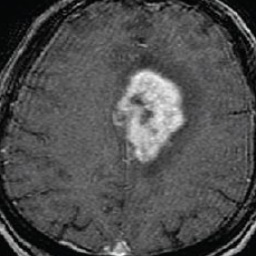
#> input picture scans/BT (1).tif, 256 x 256 px
$ python -i preprocess.py   (imports and definitions only)
#> lines starting #> are read from the running program, lines starting #| are printed output that depends on the picture; after the words box and inside, x2 and y2 are one past the last pixel; in counts of white or black regions, pixels touching at a corner belong together
#> further down, picture is the input picture: shape (256, 256, 3); mean B, G, R 79, 79, 78.9
import numpy as np
import os
import cv2
import imutils
import numpy as np
from keras.preprocessing import image
from matplotlib import pyplot as plt

def crop_image(img):

    #convert the images to greyscale and add a slight guassian blur
    gray = cv2.cvtColor(img,cv2.COLOR_BGR2GRAY)
    blurred = cv2.GaussianBlur(gray, (5,5), 0)

    #threshold the image and perform erosions and dilations to remove noise
    thresh = cv2.threshold(gray,45,255,cv2.THRESH_BINARY)[1]
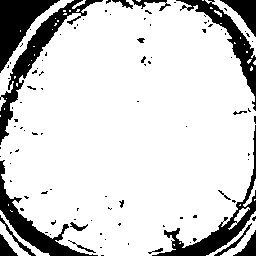
#> thresh: shape (256, 256); 83.1% white; 103 black regions (84 under 20 px), largest, box (x1, y1, x2, y2) and area: (0, 0, 103, 145) 2068, (0, 0, 60, 73) 1862, (152, 125, 256, 256) 1768
    thresh = cv2.erode(thresh, None, iterations=2)
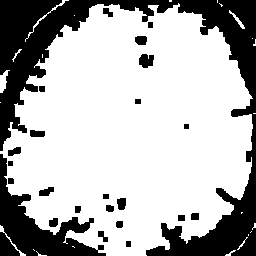
#> thresh: shape (256, 256); 71% white; 24 black regions, largest, box (x1, y1, x2, y2) and area: (0, 0, 256, 256) 14039, (0, 154, 106, 256) 3675, (139, 54, 154, 68) 163
    thresh = cv2.dilate(thresh, None, iterations=2)
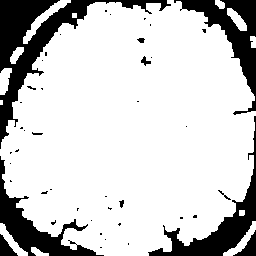
#> thresh: shape (256, 256); 80.1% white; 45 black regions (34 under 20 px)

    #detect contours in the threshold image, then get the largest one we can find.
    cnts = cv2.findContours(thresh.copy(), cv2.RETR_EXTERNAL, cv2.CHAIN_APPROX_SIMPLE)
#> cnts = 13 contours, 2 with area under 20; largest, box (x1, y1, x2, y2) and area: (0, 0, 256, 256) 50274, (23, 0, 71, 44) 380, (223, 221, 256, 256) 249, (0, 223, 28, 256) 242, (0, 68, 12, 95) 197
    cnts = imutils.grab_contours(cnts)
    c = max(cnts, key=cv2.contourArea)
#> c = contour of 529 points, box (x1, y1, x2, y2) (0, 0, 256, 256), area 50274

    #map extreme points of the image.ext
    extLeft = tuple(c[c[:, :, 0].argmin()][0])
#> extLeft = (0, 149)
    extRight = tuple(c[c[:, :, 0].argmax()][0])
#> extRight = (255, 115)
    extTop = tuple(c[c[:, :, 1].argmin()][0])
#> extTop = (167, 0)
    extBot = tuple(c[c[:, :, 1].argmax()][0])
#> extBot = (104, 255)

    # crop new image out of the original
    new_image = img[extTop[1]:extBot[1], extLeft[0]:extRight[0]]
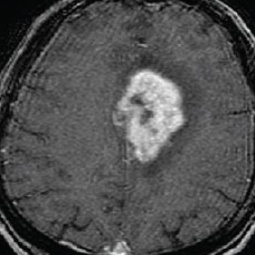
#> new_image: shape (255, 255, 3); mean B, G, R 79.3, 79.4, 79.2

    return new_image

>>> import cv2
>>> picture = cv2.imread('scans/BT (1).tif')
>>> result = crop_image(picture)
